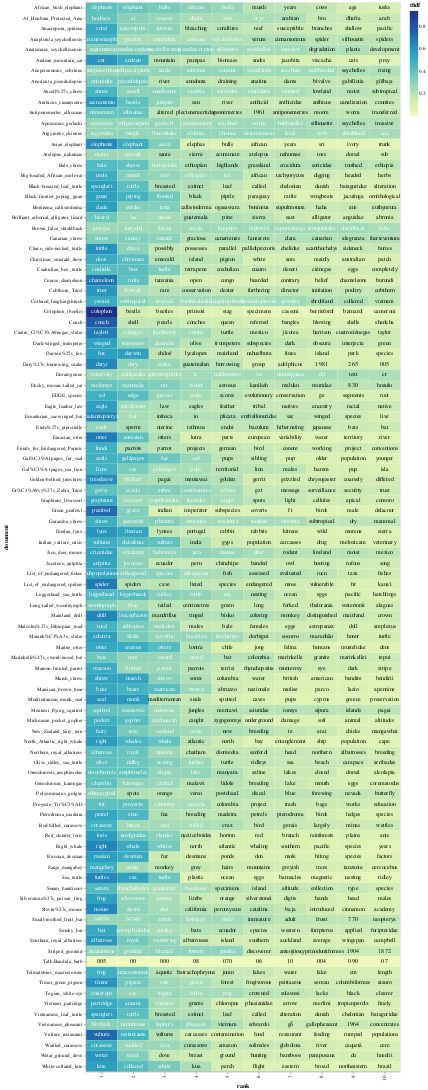

The notebook cell this image was saved under:
### Code cell
top_tfidf_plusRand = top_tfidf.copy()
top_tfidf_plusRand['tfidf'] = top_tfidf_plusRand['tfidf'] + np.random.rand(top_tfidf.shape[0])*0.0001

base = alt.Chart(top_tfidf_plusRand).encode(
    x = 'rank:O',
    y = 'document:N'
).transform_window(
    rank = "rank()",
    sort = [alt.SortField("tfidf", order="descending")],
    groupby = ["document"],
)

heatmap = base.mark_rect().encode(
    color = 'tfidf:Q'
)

text = base.mark_text(baseline='middle').encode(
    text = 'term:N',
    color = alt.condition(alt.datum.tfidf >= 0.23, alt.value('white'), alt.value('black'))
)

(heatmap + text).properties(width = 600)

### Figure 1 — Vega-Lite specification as saved in the notebook (floating-point values rounded to 4 significant figures; data arrays with more than 128 entries replaced by an {"elided": "..."} marker saying what was removed)
{"config": {"view": {"continuousWidth": 300, "continuousHeight": 300}}, "layer": [{"mark": {"type": "rect"}, "encoding": {"color": {"field": "tfidf", "type": "quantitative"}, "x": {"field": "rank", "type": "ordinal"}, "y": {"field": "document", "type": "nominal"}}, "transform": [{"window": [{"op": "rank", "field": "", "as": "rank"}], "groupby": ["document"], "sort": [{"field": "tfidf", "order": "descending"}]}]}, {"mark": {"type": "text", "baseline": "middle"}, "encoding": {"color": {"condition": {"test": "(datum.tfidf >= 0.23)", "value": "white"}, "value": "black"}, "text": {"field": "term", "type": "nominal"}, "x": {"field": "rank", "type": "ordinal"}, "y": {"field": "document", "type": "nominal"}}, "transform": [{"window": [{"op": "rank", "field": "", "as": "rank"}], "groupby": ["document"], "sort": [{"field": "tfidf", "order": "descending"}]}]}], "data": {"name": "data-d4e347d6fc5e9eb4f553f51c4143591e"}, "width": 600, "$schema": "https://vega.github.io/schema/vega-lite/v5.15.1.json", "datasets": {"data-d4e347d6fc5e9eb4f553f51c4143591e": {"elided": "1020 records"}}}
